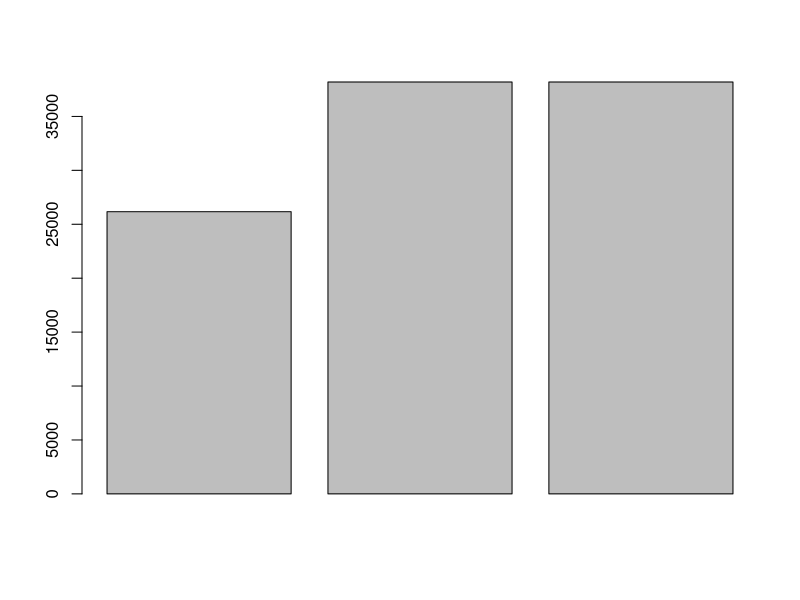
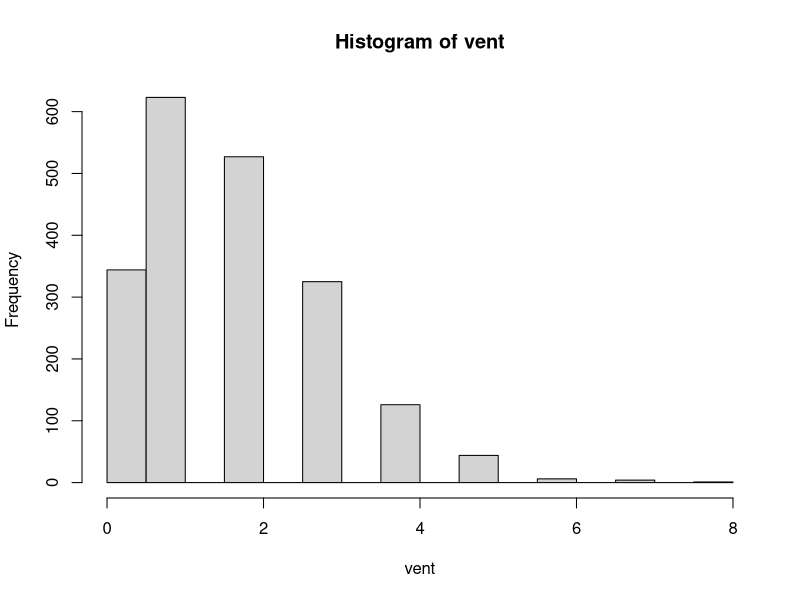

Write R code to recreate these figures, in order.
## ---- chunk 1
data <- read.csv(file = "DB_binome_2.csv")
n = nrow(data)

print(data[1, ])

for(i in seq(1))
{
  print(data[i, ])
}

## ---- chunk 2
tranches = c(0, 0, 0)
for (i in seq(1, n)) {
    tranche = data[i, "Age"]
    tranches[tranche - 1] = tranches[tranche - 1] + data[i, "Peche"]
}
barplot(tranches)
## ---- chunk 3
vent = c()
for(i in seq(1, n))
{
  vent = c(vent, data[i, "Noeuds"])
}
hist(vent)
